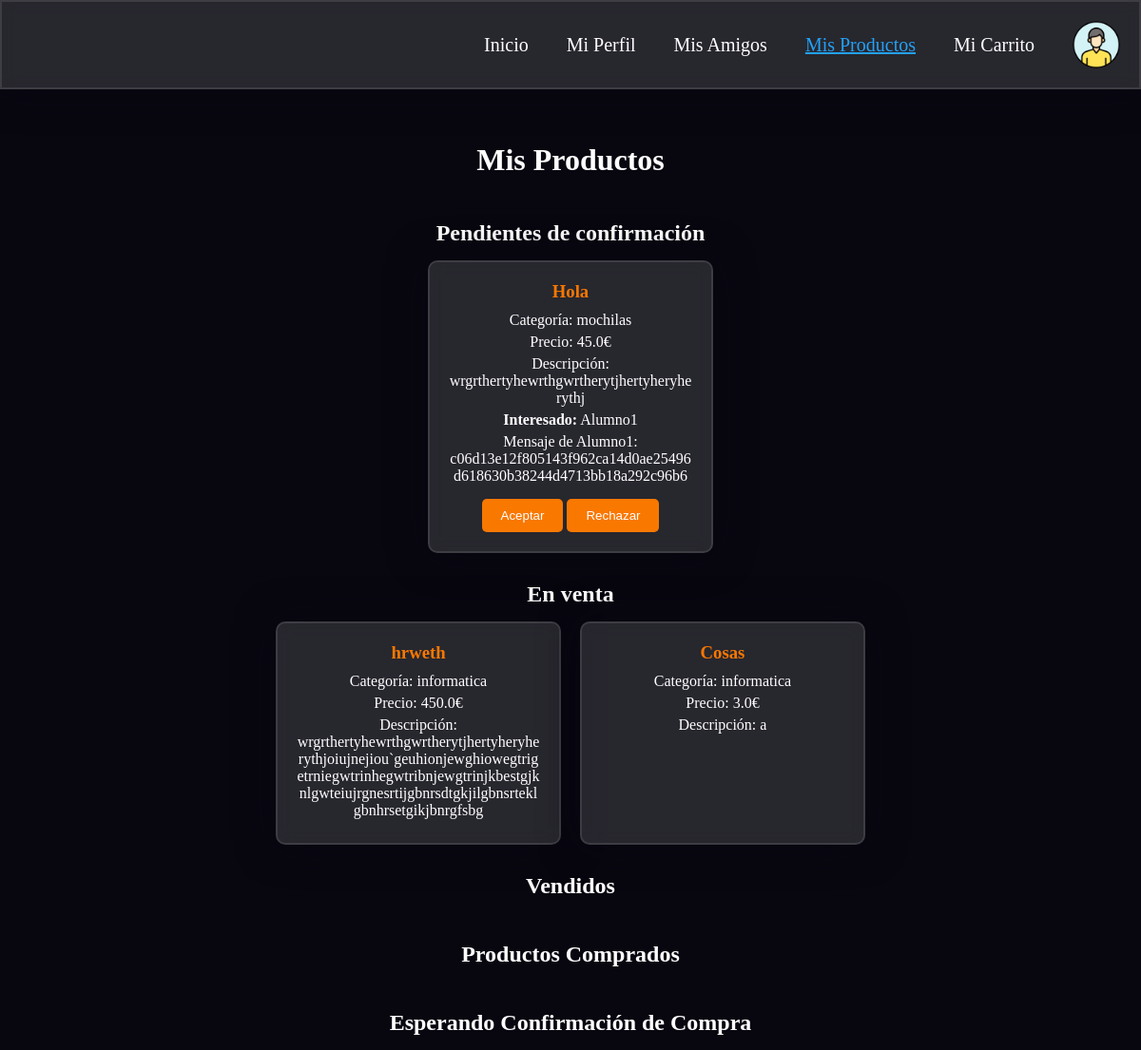
/productos (signed in), run on the app's committed database.
### app.py (models this page shows)
class Product(db.Model):
    __tablename__ = 'products'
    id = db.Column(db.Integer, primary_key=True)
    name = db.Column(db.String(80), nullable=False)
    category = db.Column(db.String(80), nullable=False)
    price = db.Column(db.Float, nullable=False)
    description = db.Column(db.String(200), nullable=False)
    status = db.Column(db.String(20), nullable=False, default='en venta')
    seller_id = db.Column(db.Integer, db.ForeignKey('users.id'), nullable=False)
    buyer_id = db.Column(db.Integer, db.ForeignKey('users.id'), nullable=True)
    message = db.Column(db.String(200), nullable=True)
    created_at = db.Column(db.String(120), nullable=False)

class User(db.Model):
    __tablename__ = 'users'
    id = db.Column(db.Integer, primary_key=True)
    username = db.Column(db.String(80), unique=True, nullable=False)
    nombre = db.Column(db.String(80), nullable=False)
    ciudad = db.Column(db.String(80), nullable=False)
    email = db.Column(db.String(120), unique=True, nullable=False)
    bank_account = db.Column(db.String(50), nullable=False, default="")  # Usar cadena vacía como valor por defecto
    key = db.Column(db.String(64), nullable=False)
    salt = db.Column(db.String(32), nullable=False)
    created_at = db.Column(db.String(120), nullable=False)
    updated_at = db.Column(db.String(120), nullable=False)
    objetos_vendidos = db.Column(db.String(200), nullable=True, default="")
    objetos_comprados = db.Column(db.String(200), nullable=True, default="")
    products_sold = db.relationship('Product', backref='seller', lazy=True, foreign_keys='Product.seller_id')
    products_bought = db.relationship('Product', backref='buyer', lazy=True, foreign_keys='Product.buyer_id')

### app.py (the view)
@app.route('/productos')
def productos():
    user_id = session.get('user_id')
    productos_pendientes = Product.query.filter_by(seller_id=user_id, status='pendiente de confirmación').all()
    productos_en_venta = Product.query.filter_by(seller_id=user_id, status='en venta').all()
    productos_vendidos = Product.query.filter_by(seller_id=user_id, status='vendido').all()
    return render_template('productos.html',
                           productos_pendientes=productos_pendientes,
                           productos_en_venta=productos_en_venta,
                           productos_vendidos=productos_vendidos)

### templates/productos.html (shortened to what this page needs)
<!DOCTYPE html>
<html lang="en">
<head>
    <link rel="stylesheet" type="text/css" href="{{ url_for('static', filename='styles/productos.css') }}">
</head>
<body>
    <nav>
        <a href="{{ url_for('app_route') }}">Inicio</a>
        <a href="{{ url_for('perfil') }}">Mi Perfil</a>
        <a href="{{ url_for('amigos') }}">Mis Amigos</a>
        <a class="selected" href="{{ url_for('productos') }}">Mis Productos</a>
        <a href="{{ url_for('carrito') }}">Mi Carrito</a>
        <img src="{{ url_for('static', filename='imagenes/perfil.png') }}" alt="Perfil">
    </nav>
    <h1>Mis Productos</h1>
    <h2>Pendientes de confirmación</h2>
    <div class="product-list">
        {% for producto in productos_pendientes %}
            <div class="product-card">
                <h3>{{ producto.name }}</h3>
                <p>Categoría: {{ producto.category }}</p>
                <p>Precio: {{ producto.price }}€</p>
                <p>Descripción: {{ producto.description }}</p>
                <p><strong>Interesado:</strong> {{ producto.buyer.username }}</p>
                <p>Mensaje de {{ producto.buyer.username }}: {{producto.message}}</p>
                <form action="{{ url_for('validar_compra') }}" method="post" style="display: inline-block;">
                    <input type="submit" value="Aceptar">
                </form>
                <form action="{{ url_for('rechazar_compra') }}" method="post" style="display: inline-block;">
                    <input type="submit" value="Rechazar">
                </form>
            </div>
        {% endfor %}
    </div>
    <h2>En venta</h2>
    <div class="product-list">
        {% for producto in productos_en_venta %}
            <div class="product-card">
                <h3>{{ producto.name }}</h3>
                <p>Categoría: {{ producto.category }}</p>
                <p>Precio: {{ producto.price }}€</p>
                <p>Descripción: {{ producto.description }}</p>
            </div>
        {% endfor %}
    </div>
    <h2>Vendidos</h2>
    <h2>Productos Comprados</h2>
    <h2>Esperando Confirmación de Compra</h2>
</body>
</html>

### static/styles/productos.css (style rules this page uses)
*, *:before, *:after { padding: 0; margin: 0; box-sizing: border-box; }
body { background-color: #080710; display: flex; flex-direction: column; justify-content: flex-start; align-items: center; min-height: 100vh; overflow-y: auto; position: relative; }
nav { width: 100%; display: flex; justify-content: flex-end; align-items: center; background-color: rgba(255, 255, 255, 0.13); padding: 20px; border-radius: 0; backdrop-filter: blur(10px); border: 2px solid rgba(255, 255, 255, 0.1); box-shadow: 0 0 40px rgba(8, 7, 16, 0.6); position: fixed; top: 0; left: 0; z-index: 1000; }
nav a { color: #fff; text-decoration: none; margin: 0 20px; font-size: 20px; transition: transform 0.3s; }
nav img { width: 50px; height: 50px; border-radius: 50%; margin-left: 20px; }
.selected { color: #23a2f6; text-decoration: #23a2f6 underline; }
h1, h2 { text-align: center; color: #ffffff; margin-bottom: 15px; }
h1 { margin-top: 150px; }
h2 { margin-top: 30px; }
.product-list { display: flex; flex-wrap: wrap; gap: 20px; color: white; justify-content: center; }
.product-card { background-color: rgba(255, 255, 255, 0.13); border: 2px solid rgba(255, 255, 255, 0.1); border-radius: 10px; box-shadow: 0 0 40px rgba(8, 7, 16, 0.6); padding: 20px; width: 300px; text-align: center; backdrop-filter: blur(10px); }
.product-card h3 { color: #f97800; margin: 0 0 10px; }
.product-card p { margin: 5px 0; color: #ffffff; word-wrap: break-word; }
input[type="submit"] { background-color: #f97800; color: #fff; padding: 10px 20px; border: none; border-radius: 5px; cursor: pointer; transition: transform 0.3s; }
form { margin-top: 10px; }

### data on the page
Product: name "Hola", category "mochilas", price "45.0", description "wrgrthertyhewrthgwrtherytjhertyheryherythj", buyer.username "Alumno1", message "c06d13e12f805143f962ca14d0ae25496d618630b38244d4713bb18a292c96b6"
Product: name "hrweth", category "informatica", price "450.0", description "wrgrthertyhewrthgwrtherytjhertyheryherythjoiujnejiou`geuhionjewghiowegtrigetrniegwtrinhegwtribnjewgtrinjkbestgjknlgwteiujrgnesrtijgbnrsdtgkjilgbnsrteklgbnhrsetgikjbnrgfsbg"
Product: name "Cosas", category "informatica", price "3.0", description "a"
